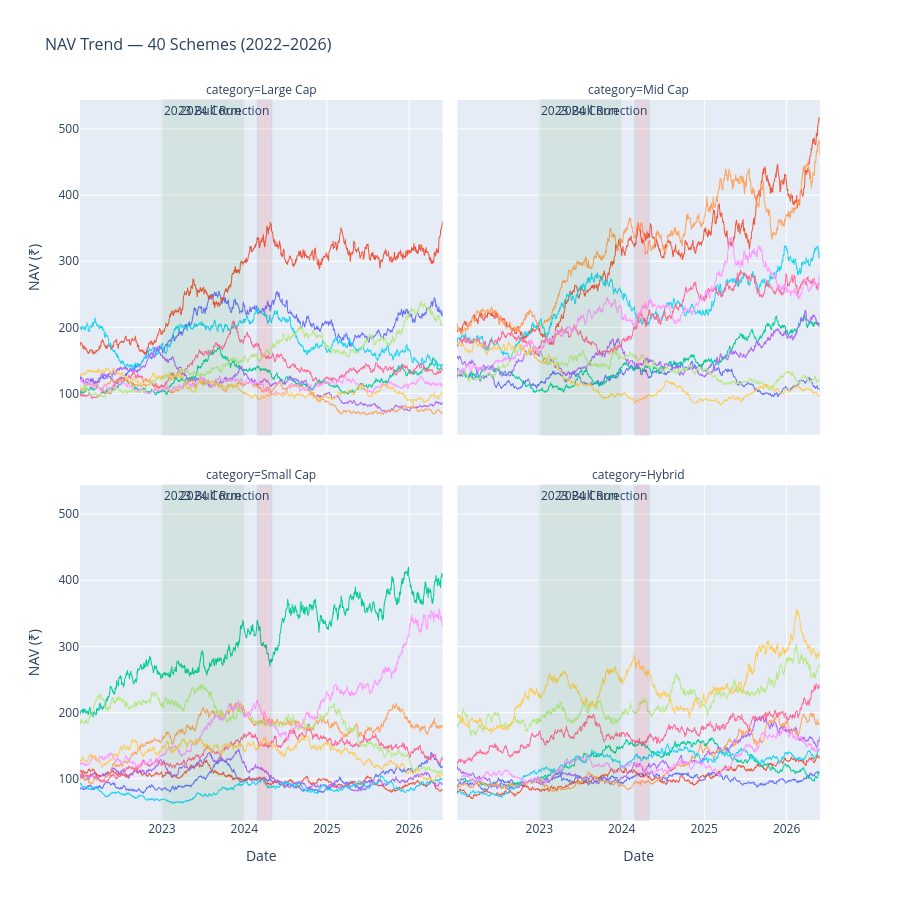

This figure's notebook cell:
### Code cell
fig = px.line(
    df_nav,
    x="date", y="nav",
    color="scheme_name",
    facet_col="category",
    facet_col_wrap=2,
    title="NAV Trend — 40 Schemes (2022–2026)",
    labels={"nav": "NAV (₹)", "date": "Date"},
    height=900
)

fig.add_vrect(
    x0="2023-01-01", x1="2023-12-31",
    fillcolor="green", opacity=0.08,
    annotation_text="2023 Bull Run",
    annotation_position="top left"
)

fig.add_vrect(
    x0="2024-03-01", x1="2024-04-30",
    fillcolor="red", opacity=0.10,
    annotation_text="2024 Correction",
    annotation_position="top right"
)

fig.update_traces(line=dict(width=1))
fig.update_layout(showlegend=False, title_font_size=16)
fig.write_html("../reports/charts/01_nav_trend.html")
fig.show()
print("Chart 1 saved!")

### Figure 1 — Plotly figure (JSON) as saved in the notebook; plotly's stock layout.template omitted (floating-point values rounded to 4 significant figures; data arrays with more than 128 entries replaced by an {"elided": "..."} marker saying what was removed)
{"data": [{"hovertemplate": "scheme_name=HDFC Top 100 Direct<br>category=Large Cap<br>Date=%{x}<br>NAV (₹)=%{y}<extra></extra>", "legendgroup": "HDFC Top 100 Direct", "line": {"color": "#636efa", "dash": "solid", "width": 1}, "marker": {"symbol": "circle"}, "mode": "lines", "name": "HDFC Top 100 Direct", "showlegend": true, "type": "scattergl", "x": {"elided": "1150 str values"}, "xaxis": "x3", "y": {"elided": "1150 float values"}, "yaxis": "y3"}, {"hovertemplate": "scheme_name=SBI Bluechip Direct<br>category=Large Cap<br>Date=%{x}<br>NAV (₹)=%{y}<extra></extra>", "legendgroup": "SBI Bluechip Direct", "line": {"color": "#EF553B", "dash": "solid", "width": 1}, "marker": {"symbol": "circle"}, "mode": "lines", "name": "SBI Bluechip Direct", "showlegend": true, "type": "scattergl", "x": {"elided": "1150 str values"}, "xaxis": "x3", "y": {"elided": "1150 float values"}, "yaxis": "y3"}, {"hovertemplate": "scheme_name=ICICI Prudential Bluechip<br>category=Large Cap<br>Date=%{x}<br>NAV (₹)=%{y}<extra></extra>", "legendgroup": "ICICI Prudential Bluechip", "line": {"color": "#00cc96", "dash": "solid", "width": 1}, "marker": {"symbol": "circle"}, "mode": "lines", "name": "ICICI Prudential Bluechip", "showlegend": true, "type": "scattergl", "x": {"elided": "1150 str values"}, "xaxis": "x3", "y": {"elided": "1150 float values"}, "yaxis": "y3"}, {"hovertemplate": "scheme_name=Nippon India Large Cap<br>category=Large Cap<br>Date=%{x}<br>NAV (₹)=%{y}<extra></extra>", "legendgroup": "Nippon India Large Cap", "line": {"color": "#ab63fa", "dash": "solid", "width": 1}, "marker": {"symbol": "circle"}, "mode": "lines", "name": "Nippon India Large Cap", "showlegend": true, "type": "scattergl", "x": {"elided": "1150 str values"}, "xaxis": "x3", "y": {"elided": "1150 float values"}, "yaxis": "y3"}, {"hovertemplate": "scheme_name=Axis Bluechip Direct<br>category=Large Cap<br>Date=%{x}<br>NAV (₹)=%{y}<extra></extra>", "legendgroup": "Axis Bluechip Direct", "line": {"color": "#FFA15A", "dash": "solid", "width": 1}, "marker": {"symbol": "circle"}, "mode": "lines", "name": "Axis Bluechip Direct", "showlegend": true, "type": "scattergl", "x": {"elided": "1150 str values"}, "xaxis": "x3", "y": {"elided": "1150 float values"}, "yaxis": "y3"}, {"hovertemplate": "scheme_name=Kotak Bluechip Direct<br>category=Large Cap<br>Date=%{x}<br>NAV (₹)=%{y}<extra></extra>", "legendgroup": "Kotak Bluechip Direct", "line": {"color": "#19d3f3", "dash": "solid", "width": 1}, "marker": {"symbol": "circle"}, "mode": "lines", "name": "Kotak Bluechip Direct", "showlegend": true, "type": "scattergl", "x": {"elided": "1150 str values"}, "xaxis": "x3", "y": {"elided": "1150 float values"}, "yaxis": "y3"}, {"hovertemplate": "scheme_name=Mirae Asset Large Cap<br>category=Large Cap<br>Date=%{x}<br>NAV (₹)=%{y}<extra></extra>", "legendgroup": "Mirae Asset Large Cap", "line": {"color": "#FF6692", "dash": "solid", "width": 1}, "marker": {"symbol": "circle"}, "mode": "lines", "name": "Mirae Asset Large Cap", "showlegend": true, "type": "scattergl", "x": {"elided": "1150 str values"}, "xaxis": "x3", "y": {"elided": "1150 float values"}, "yaxis": "y3"}, {"hovertemplate": "scheme_name=DSP Top 100<br>category=Large Cap<br>Date=%{x}<br>NAV (₹)=%{y}<extra></extra>", "legendgroup": "DSP Top 100", "line": {"color": "#B6E880", "dash": "solid", "width": 1}, "marker": {"symbol": "circle"}, "mode": "lines", "name": "DSP Top 100", "showlegend": true, "type": "scattergl", "x": {"elided": "1150 str values"}, "xaxis": "x3", "y": {"elided": "1150 float values"}, "yaxis": "y3"}, {"hovertemplate": "scheme_name=Franklin India Bluechip<br>category=Large Cap<br>Date=%{x}<br>NAV (₹)=%{y}<extra></extra>", "legendgroup": "Franklin India Bluechip", "line": {"color": "#FF97FF", "dash": "solid", "width": 1}, "marker": {"symbol": "circle"}, "mode": "lines", "name": "Franklin India Bluechip", "showlegend": true, "type": "scattergl", "x": {"elided": "1150 str values"}, "xaxis": "x3", "y": {"elided": "1150 float values"}, "yaxis": "y3"}, {"hovertemplate": "scheme_name=Tata Large Cap<br>category=Large Cap<br>Date=%{x}<br>NAV (₹)=%{y}<extra></extra>", "legendgroup": "Tata Large Cap", "line": {"color": "#FECB52", "dash": "solid", "width": 1}, "marker": {"symbol": "circle"}, "mode": "lines", "name": "Tata Large Cap", "showlegend": true, "type": "scattergl", "x": {"elided": "1150 str values"}, "xaxis": "x3", "y": {"elided": "1150 float values"}, "yaxis": "y3"}, {"hovertemplate": "scheme_name=HDFC Midcap Opportunities<br>category=Mid Cap<br>Date=%{x}<br>NAV (₹)=%{y}<extra></extra>", "legendgroup": "HDFC Midcap Opportunities", "line": {"color": "#636efa", "dash": "solid", "width": 1}, "marker": {"symbol": "circle"}, "mode": "lines", "name": "HDFC Midcap Opportunities", "showlegend": true, "type": "scattergl", "x": {"elided": "1150 str values"}, "xaxis": "x4", "y": {"elided": "1150 float values"}, "yaxis": "y4"}, {"hovertemplate": "scheme_name=SBI Magnum Midcap<br>category=Mid Cap<br>Date=%{x}<br>NAV (₹)=%{y}<extra></extra>", "legendgroup": "SBI Magnum Midcap", "line": {"color": "#EF553B", "dash": "solid", "width": 1}, "marker": {"symbol": "circle"}, "mode": "lines", "name": "SBI Magnum Midcap", "showlegend": true, "type": "scattergl", "x": {"elided": "1150 str values"}, "xaxis": "x4", "y": {"elided": "1150 float values"}, "yaxis": "y4"}, {"hovertemplate": "scheme_name=ICICI Prudential Midcap<br>category=Mid Cap<br>Date=%{x}<br>NAV (₹)=%{y}<extra></extra>", "legendgroup": "ICICI Prudential Midcap", "line": {"color": "#00cc96", "dash": "solid", "width": 1}, "marker": {"symbol": "circle"}, "mode": "lines", "name": "ICICI Prudential Midcap", "showlegend": true, "type": "scattergl", "x": {"elided": "1150 str values"}, "xaxis": "x4", "y": {"elided": "1150 float values"}, "yaxis": "y4"}, {"hovertemplate": "scheme_name=Nippon India Growth<br>category=Mid Cap<br>Date=%{x}<br>NAV (₹)=%{y}<extra></extra>", "legendgroup": "Nippon India Growth", "line": {"color": "#ab63fa", "dash": "solid", "width": 1}, "marker": {"symbol": "circle"}, "mode": "lines", "name": "Nippon India Growth", "showlegend": true, "type": "scattergl", "x": {"elided": "1150 str values"}, "xaxis": "x4", "y": {"elided": "1150 float values"}, "yaxis": "y4"}, {"hovertemplate": "scheme_name=Axis Midcap Direct<br>category=Mid Cap<br>Date=%{x}<br>NAV (₹)=%{y}<extra></extra>", "legendgroup": "Axis Midcap Direct", "line": {"color": "#FFA15A", "dash": "solid", "width": 1}, "marker": {"symbol": "circle"}, "mode": "lines", "name": "Axis Midcap Direct", "showlegend": true, "type": "scattergl", "x": {"elided": "1150 str values"}, "xaxis": "x4", "y": {"elided": "1150 float values"}, "yaxis": "y4"}, {"hovertemplate": "scheme_name=Kotak Emerging Equity<br>category=Mid Cap<br>Date=%{x}<br>NAV (₹)=%{y}<extra></extra>", "legendgroup": "Kotak Emerging Equity", "line": {"color": "#19d3f3", "dash": "solid", "width": 1}, "marker": {"symbol": "circle"}, "mode": "lines", "name": "Kotak Emerging Equity", "showlegend": true, "type": "scattergl", "x": {"elided": "1150 str values"}, "xaxis": "x4", "y": {"elided": "1150 float values"}, "yaxis": "y4"}, {"hovertemplate": "scheme_name=Mirae Asset Midcap<br>category=Mid Cap<br>Date=%{x}<br>NAV (₹)=%{y}<extra></extra>", "legendgroup": "Mirae Asset Midcap", "line": {"color": "#FF6692", "dash": "solid", "width": 1}, "marker": {"symbol": "circle"}, "mode": "lines", "name": "Mirae Asset Midcap", "showlegend": true, "type": "scattergl", "x": {"elided": "1150 str values"}, "xaxis": "x4", "y": {"elided": "1150 float values"}, "yaxis": "y4"}, {"hovertemplate": "scheme_name=DSP Midcap<br>category=Mid Cap<br>Date=%{x}<br>NAV (₹)=%{y}<extra></extra>", "legendgroup": "DSP Midcap", "line": {"color": "#B6E880", "dash": "solid", "width": 1}, "marker": {"symbol": "circle"}, "mode": "lines", "name": "DSP Midcap", "showlegend": true, "type": "scattergl", "x": {"elided": "1150 str values"}, "xaxis": "x4", "y": {"elided": "1150 float values"}, "yaxis": "y4"}, {"hovertemplate": "scheme_name=Franklin India Prima<br>category=Mid Cap<br>Date=%{x}<br>NAV (₹)=%{y}<extra></extra>", "legendgroup": "Franklin India Prima", "line": {"color": "#FF97FF", "dash": "solid", "width": 1}, "marker": {"symbol": "circle"}, "mode": "lines", "name": "Franklin India Prima", "showlegend": true, "type": "scattergl", "x": {"elided": "1150 str values"}, "xaxis": "x4", "y": {"elided": "1150 float values"}, "yaxis": "y4"}, {"hovertemplate": "scheme_name=Tata Midcap Growth<br>category=Mid Cap<br>Date=%{x}<br>NAV (₹)=%{y}<extra></extra>", "legendgroup": "Tata Midcap Growth", "line": {"color": "#FECB52", "dash": "solid", "width": 1}, "marker": {"symbol": "circle"}, "mode": "lines", "name": "Tata Midcap Growth", "showlegend": true, "type": "scattergl", "x": {"elided": "1150 str values"}, "xaxis": "x4", "y": {"elided": "1150 float values"}, "yaxis": "y4"}, {"hovertemplate": "scheme_name=HDFC Small Cap<br>category=Small Cap<br>Date=%{x}<br>NAV (₹)=%{y}<extra></extra>", "legendgroup": "HDFC Small Cap", "line": {"color": "#636efa", "dash": "solid", "width": 1}, "marker": {"symbol": "circle"}, "mode": "lines", "name": "HDFC Small Cap", "showlegend": true, "type": "scattergl", "x": {"elided": "1150 str values"}, "xaxis": "x", "y": {"elided": "1150 float values"}, "yaxis": "y"}, {"hovertemplate": "scheme_name=SBI Small Cap<br>category=Small Cap<br>Date=%{x}<br>NAV (₹)=%{y}<extra></extra>", "legendgroup": "SBI Small Cap", "line": {"color": "#EF553B", "dash": "solid", "width": 1}, "marker": {"symbol": "circle"}, "mode": "lines", "name": "SBI Small Cap", "showlegend": true, "type": "scattergl", "x": {"elided": "1150 str values"}, "xaxis": "x", "y": {"elided": "1150 float values"}, "yaxis": "y"}, {"hovertemplate": "scheme_name=ICICI Prudential Smallcap<br>category=Small Cap<br>Date=%{x}<br>NAV (₹)=%{y}<extra></extra>", "legendgroup": "ICICI Prudential Smallcap", "line": {"color": "#00cc96", "dash": "solid", "width": 1}, "marker": {"symbol": "circle"}, "mode": "lines", "name": "ICICI Prudential Smallcap", "showlegend": true, "type": "scattergl", "x": {"elided": "1150 str values"}, "xaxis": "x", "y": {"elided": "1150 float values"}, "yaxis": "y"}, {"hovertemplate": "scheme_name=Nippon India Small Cap<br>category=Small Cap<br>Date=%{x}<br>NAV (₹)=%{y}<extra></extra>", "legendgroup": "Nippon India Small Cap", "line": {"color": "#ab63fa", "dash": "solid", "width": 1}, "marker": {"symbol": "circle"}, "mode": "lines", "name": "Nippon India Small Cap", "showlegend": true, "type": "scattergl", "x": {"elided": "1150 str values"}, "xaxis": "x", "y": {"elided": "1150 float values"}, "yaxis": "y"}, {"hovertemplate": "scheme_name=Axis Small Cap<br>category=Small Cap<br>Date=%{x}<br>NAV (₹)=%{y}<extra></extra>", "legendgroup": "Axis Small Cap", "line": {"color": "#FFA15A", "dash": "solid", "width": 1}, "marker": {"symbol": "circle"}, "mode": "lines", "name": "Axis Small Cap", "showlegend": true, "type": "scattergl", "x": {"elided": "1150 str values"}, "xaxis": "x", "y": {"elided": "1150 float values"}, "yaxis": "y"}, {"hovertemplate": "scheme_name=Kotak Small Cap<br>category=Small Cap<br>Date=%{x}<br>NAV (₹)=%{y}<extra></extra>", "legendgroup": "Kotak Small Cap", "line": {"color": "#19d3f3", "dash": "solid", "width": 1}, "marker": {"symbol": "circle"}, "mode": "lines", "name": "Kotak Small Cap", "showlegend": true, "type": "scattergl", "x": {"elided": "1150 str values"}, "xaxis": "x", "y": {"elided": "1150 float values"}, "yaxis": "y"}, {"hovertemplate": "scheme_name=Mirae Asset Small Cap<br>category=Small Cap<br>Date=%{x}<br>NAV (₹)=%{y}<extra></extra>", "legendgroup": "Mirae Asset Small Cap", "line": {"color": "#FF6692", "dash": "solid", "width": 1}, "marker": {"symbol": "circle"}, "mode": "lines", "name": "Mirae Asset Small Cap", "showlegend": true, "type": "scattergl", "x": {"elided": "1150 str values"}, "xaxis": "x", "y": {"elided": "1150 float values"}, "yaxis": "y"}, {"hovertemplate": "scheme_name=DSP Small Cap<br>category=Small Cap<br>Date=%{x}<br>NAV (₹)=%{y}<extra></extra>", "legendgroup": "DSP Small Cap", "line": {"color": "#B6E880", "dash": "solid", "width": 1}, "marker": {"symbol": "circle"}, "mode": "lines", "name": "DSP Small Cap", "showlegend": true, "type": "scattergl", "x": {"elided": "1150 str values"}, "xaxis": "x", "y": {"elided": "1150 float values"}, "yaxis": "y"}, {"hovertemplate": "scheme_name=Franklin India Smaller Cos<br>category=Small Cap<br>Date=%{x}<br>NAV (₹)=%{y}<extra></extra>", "legendgroup": "Franklin India Smaller Cos", "line": {"color": "#FF97FF", "dash": "solid", "width": 1}, "marker": {"symbol": "circle"}, "mode": "lines", "name": "Franklin India Smaller Cos", "showlegend": true, "type": "scattergl", "x": {"elided": "1150 str values"}, "xaxis": "x", "y": {"elided": "1150 float values"}, "yaxis": "y"}, {"hovertemplate": "scheme_name=Tata Small Cap<br>category=Small Cap<br>Date=%{x}<br>NAV (₹)=%{y}<extra></extra>", "legendgroup": "Tata Small Cap", "line": {"color": "#FECB52", "dash": "solid", "width": 1}, "marker": {"symbol": "circle"}, "mode": "lines", "name": "Tata Small Cap", "showlegend": true, "type": "scattergl", "x": {"elided": "1150 str values"}, "xaxis": "x", "y": {"elided": "1150 float values"}, "yaxis": "y"}, {"hovertemplate": "scheme_name=HDFC Balanced Advantage<br>category=Hybrid<br>Date=%{x}<br>NAV (₹)=%{y}<extra></extra>", "legendgroup": "HDFC Balanced Advantage", "line": {"color": "#636efa", "dash": "solid", "width": 1}, "marker": {"symbol": "circle"}, "mode": "lines", "name": "HDFC Balanced Advantage", "showlegend": true, "type": "scattergl", "x": {"elided": "1150 str values"}, "xaxis": "x2", "y": {"elided": "1150 float values"}, "yaxis": "y2"}, {"hovertemplate": "scheme_name=SBI Equity Hybrid<br>category=Hybrid<br>Date=%{x}<br>NAV (₹)=%{y}<extra></extra>", "legendgroup": "SBI Equity Hybrid", "line": {"color": "#EF553B", "dash": "solid", "width": 1}, "marker": {"symbol": "circle"}, "mode": "lines", "name": "SBI Equity Hybrid", "showlegend": true, "type": "scattergl", "x": {"elided": "1150 str values"}, "xaxis": "x2", "y": {"elided": "1150 float values"}, "yaxis": "y2"}, {"hovertemplate": "scheme_name=ICICI Prudential Balanced<br>category=Hybrid<br>Date=%{x}<br>NAV (₹)=%{y}<extra></extra>", "legendgroup": "ICICI Prudential Balanced", "line": {"color": "#00cc96", "dash": "solid", "width": 1}, "marker": {"symbol": "circle"}, "mode": "lines", "name": "ICICI Prudential Balanced", "showlegend": true, "type": "scattergl", "x": {"elided": "1150 str values"}, "xaxis": "x2", "y": {"elided": "1150 float values"}, "yaxis": "y2"}, {"hovertemplate": "scheme_name=Nippon India Balanced<br>category=Hybrid<br>Date=%{x}<br>NAV (₹)=%{y}<extra></extra>", "legendgroup": "Nippon India Balanced", "line": {"color": "#ab63fa", "dash": "solid", "width": 1}, "marker": {"symbol": "circle"}, "mode": "lines", "name": "Nippon India Balanced", "showlegend": true, "type": "scattergl", "x": {"elided": "1150 str values"}, "xaxis": "x2", "y": {"elided": "1150 float values"}, "yaxis": "y2"}, {"hovertemplate": "scheme_name=Axis Balanced Advantage<br>category=Hybrid<br>Date=%{x}<br>NAV (₹)=%{y}<extra></extra>", "legendgroup": "Axis Balanced Advantage", "line": {"color": "#FFA15A", "dash": "solid", "width": 1}, "marker": {"symbol": "circle"}, "mode": "lines", "name": "Axis Balanced Advantage", "showlegend": true, "type": "scattergl", "x": {"elided": "1150 str values"}, "xaxis": "x2", "y": {"elided": "1150 float values"}, "yaxis": "y2"}, {"hovertemplate": "scheme_name=Kotak Balanced Advantage<br>category=Hybrid<br>Date=%{x}<br>NAV (₹)=%{y}<extra></extra>", "legendgroup": "Kotak Balanced Advantage", "line": {"color": "#19d3f3", "dash": "solid", "width": 1}, "marker": {"symbol": "circle"}, "mode": "lines", "name": "Kotak Balanced Advantage", "showlegend": true, "type": "scattergl", "x": {"elided": "1150 str values"}, "xaxis": "x2", "y": {"elided": "1150 float values"}, "yaxis": "y2"}, {"hovertemplate": "scheme_name=Mirae Asset Hybrid Equity<br>category=Hybrid<br>Date=%{x}<br>NAV (₹)=%{y}<extra></extra>", "legendgroup": "Mirae Asset Hybrid Equity", "line": {"color": "#FF6692", "dash": "solid", "width": 1}, "marker": {"symbol": "circle"}, "mode": "lines", "name": "Mirae Asset Hybrid Equity", "showlegend": true, "type": "scattergl", "x": {"elided": "1150 str values"}, "xaxis": "x2", "y": {"elided": "1150 float values"}, "yaxis": "y2"}, {"hovertemplate": "scheme_name=DSP Equity & Bond<br>category=Hybrid<br>Date=%{x}<br>NAV (₹)=%{y}<extra></extra>", "legendgroup": "DSP Equity & Bond", "line": {"color": "#B6E880", "dash": "solid", "width": 1}, "marker": {"symbol": "circle"}, "mode": "lines", "name": "DSP Equity & Bond", "showlegend": true, "type": "scattergl", "x": {"elided": "1150 str values"}, "xaxis": "x2", "y": {"elided": "1150 float values"}, "yaxis": "y2"}, {"hovertemplate": "scheme_name=Franklin India Balanced<br>category=Hybrid<br>Date=%{x}<br>NAV (₹)=%{y}<extra></extra>", "legendgroup": "Franklin India Balanced", "line": {"color": "#FF97FF", "dash": "solid", "width": 1}, "marker": {"symbol": "circle"}, "mode": "lines", "name": "Franklin India Balanced", "showlegend": true, "type": "scattergl", "x": {"elided": "1150 str values"}, "xaxis": "x2", "y": {"elided": "1150 float values"}, "yaxis": "y2"}, {"hovertemplate": "scheme_name=Tata Balanced Advantage<br>category=Hybrid<br>Date=%{x}<br>NAV (₹)=%{y}<extra></extra>", "legendgroup": "Tata Balanced Advantage", "line": {"color": "#FECB52", "dash": "solid", "width": 1}, "marker": {"symbol": "circle"}, "mode": "lines", "name": "Tata Balanced Advantage", "showlegend": true, "type": "scattergl", "x": {"elided": "1150 str values"}, "xaxis": "x2", "y": {"elided": "1150 float values"}, "yaxis": "y2"}], "layout": {"annotations": [{"showarrow": false, "text": "category=Small Cap", "x": 0.245, "xanchor": "center", "xref": "paper", "y": 0.465, "yanchor": "bottom", "yref": "paper"}, {"showarrow": false, "text": "category=Hybrid", "x": 0.755, "xanchor": "center", "xref": "paper", "y": 0.465, "yanchor": "bottom", "yref": "paper"}, {"showarrow": false, "text": "category=Large Cap", "x": 0.245, "xanchor": "center", "xref": "paper", "y": 1.0, "yanchor": "bottom", "yref": "paper"}, {"showarrow": false, "text": "category=Mid Cap", "x": 0.755, "xanchor": "center", "xref": "paper", "y": 1.0, "yanchor": "bottom", "yref": "paper"}, {"showarrow": false, "text": "2023 Bull Run", "x": "2023-01-01", "xanchor": "left", "xref": "x", "y": 1, "yanchor": "top", "yref": "y domain"}, {"showarrow": false, "text": "2023 Bull Run", "x": "2023-01-01", "xanchor": "left", "xref": "x2", "y": 1, "yanchor": "top", "yref": "y2 domain"}, {"showarrow": false, "text": "2023 Bull Run", "x": "2023-01-01", "xanchor": "left", "xref": "x3", "y": 1, "yanchor": "top", "yref": "y3 domain"}, {"showarrow": false, "text": "2023 Bull Run", "x": "2023-01-01", "xanchor": "left", "xref": "x4", "y": 1, "yanchor": "top", "yref": "y4 domain"}, {"showarrow": false, "text": "2024 Correction", "x": "2024-04-30", "xanchor": "right", "xref": "x", "y": 1, "yanchor": "top", "yref": "y domain"}, {"showarrow": false, "text": "2024 Correction", "x": "2024-04-30", "xanchor": "right", "xref": "x2", "y": 1, "yanchor": "top", "yref": "y2 domain"}, {"showarrow": false, "text": "2024 Correction", "x": "2024-04-30", "xanchor": "right", "xref": "x3", "y": 1, "yanchor": "top", "yref": "y3 domain"}, {"showarrow": false, "text": "2024 Correction", "x": "2024-04-30", "xanchor": "right", "xref": "x4", "y": 1, "yanchor": "top", "yref": "y4 domain"}], "height": 900, "legend": {"title": {"text": "scheme_name"}, "tracegroupgap": 0}, "shapes": [{"fillcolor": "green", "opacity": 0.08, "type": "rect", "x0": "2023-01-01", "x1": "2023-12-31", "xref": "x", "y0": 0, "y1": 1, "yref": "y domain"}, {"fillcolor": "green", "opacity": 0.08, "type": "rect", "x0": "2023-01-01", "x1": "2023-12-31", "xref": "x2", "y0": 0, "y1": 1, "yref": "y2 domain"}, {"fillcolor": "green", "opacity": 0.08, "type": "rect", "x0": "2023-01-01", "x1": "2023-12-31", "xref": "x3", "y0": 0, "y1": 1, "yref": "y3 domain"}, {"fillcolor": "green", "opacity": 0.08, "type": "rect", "x0": "2023-01-01", "x1": "2023-12-31", "xref": "x4", "y0": 0, "y1": 1, "yref": "y4 domain"}, {"fillcolor": "red", "opacity": 0.1, "type": "rect", "x0": "2024-03-01", "x1": "2024-04-30", "xref": "x", "y0": 0, "y1": 1, "yref": "y domain"}, {"fillcolor": "red", "opacity": 0.1, "type": "rect", "x0": "2024-03-01", "x1": "2024-04-30", "xref": "x2", "y0": 0, "y1": 1, "yref": "y2 domain"}, {"fillcolor": "red", "opacity": 0.1, "type": "rect", "x0": "2024-03-01", "x1": "2024-04-30", "xref": "x3", "y0": 0, "y1": 1, "yref": "y3 domain"}, {"fillcolor": "red", "opacity": 0.1, "type": "rect", "x0": "2024-03-01", "x1": "2024-04-30", "xref": "x4", "y0": 0, "y1": 1, "yref": "y4 domain"}], "showlegend": false, "title": {"font": {"size": 16}, "text": "NAV Trend — 40 Schemes (2022–2026)"}, "xaxis": {"anchor": "y", "domain": [0, 0.49], "title": {"text": "Date"}}, "xaxis2": {"anchor": "y2", "domain": [0.51, 1], "matches": "x", "title": {"text": "Date"}}, "xaxis3": {"anchor": "y3", "domain": [0, 0.49], "matches": "x", "showticklabels": false}, "xaxis4": {"anchor": "y4", "domain": [0.51, 1], "matches": "x", "showticklabels": false}, "yaxis": {"anchor": "x", "domain": [0, 0.465], "title": {"text": "NAV (₹)"}}, "yaxis2": {"anchor": "x2", "domain": [0, 0.465], "matches": "y", "showticklabels": false}, "yaxis3": {"anchor": "x3", "domain": [0.535, 1.0], "matches": "y", "title": {"text": "NAV (₹)"}}, "yaxis4": {"anchor": "x4", "domain": [0.535, 1.0], "matches": "y", "showticklabels": false}}}
